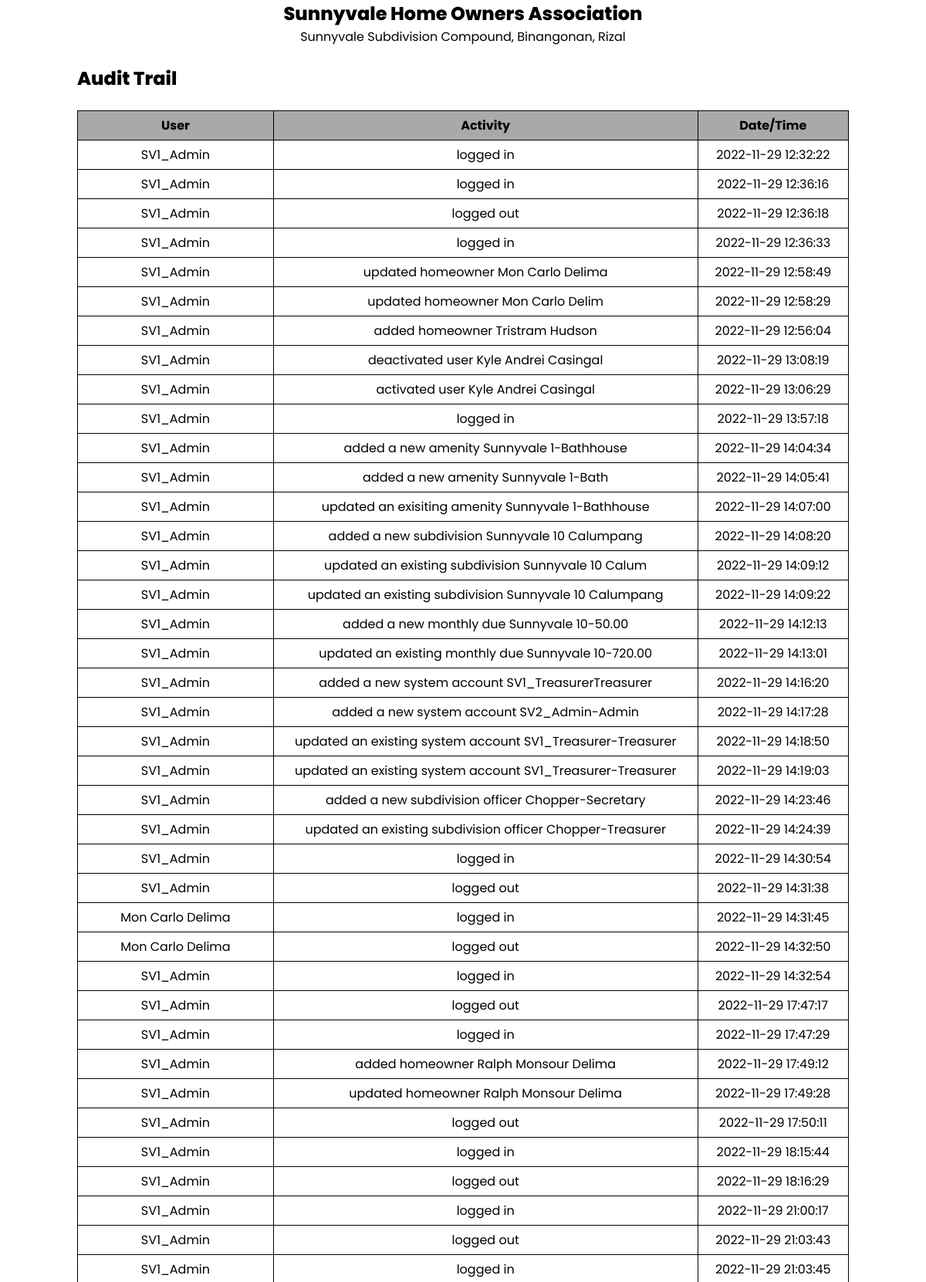
Screenshot of /reports/reportAuditTrail.php (upper part) with the database file from the repository.
### tables this page shows
CREATE TABLE IF NOT EXISTS `audit_trail` (
  `audit_id` int(11) NOT NULL AUTO_INCREMENT,
  `user` varchar(50) NOT NULL,
  `action` varchar(255) NOT NULL,
  `datetime` datetime NOT NULL,
  PRIMARY KEY (`audit_id`)
);

### reports/reportAuditTrail.php (the view, shortened to what this page needs)
<?php
    $con = new mysqli('localhost', 'root', '', 'sunnyvale') or die(mysqli_error($con));
    $result = $con->query("SELECT * FROM audit_trail");
?>
<!DOCTYPE html>
<html lang="en">
<head>
</head>
<body onload="print();" onafterprint="close();">
    <div class="reportPage">
    <div class="head">
        <label class="reportHeader">Sunnyvale Home Owners Association</label>
        <label class="reportSubtext">Sunnyvale Subdivision Compound, Binangonan, Rizal</label>
    </div>
    <div class="reportContainer">
        <label class="tblTitle">Audit Trail</label>
        <table class="tblReportData">
            <thead>
                <th>User</th>
                <th>Activity</th>
                <th>Date/Time</th>
            </thead>
            <?php while ($row = $result->fetch_assoc()) : ?>
            <tr>
                <td><?php echo $row['user']; ?></td>
                <td><?php echo $row['action']; ?></td>
                <td><?php echo $row['datetime']; ?></td>
            </tr>
            <?php endwhile; ?>
        </table>
    </div>
    </div>
</body>
</html>

### reports/reportAuditTrail.php (style rules this page uses)
body { font-family: 'Poppins', sans-serif; margin: 0; display: flex; justify-content: center; }
.reportPage { width: 1000px; }
.head { padding-bottom: 2vw; display: flex; flex-direction: column; align-items: center; }
.reportHeader { font-weight: 800; font-size: 1.5em; }
.reportSubtext { font-size: 1em; }
.reportContainer { height: 800px; }
.tblTitle { font-size: 1.5em; font-weight: 800; }
.tblReportData { margin-top: 2vw; width: 100%; border-collapse: collapse; }
.tblReportData thead { background-color: darkgray; padding: 0; margin: 0; }
.tblReportData th, .tblReportData td { border: 1px solid black; padding: 0.5vw; text-align: center; }

### rows the page displays
audit_trail: user "SV1_Admin", action "logged in", datetime "2022-11-29 12:32:22"
audit_trail: user "SV1_Admin", action "logged in", datetime "2022-11-29 12:36:16"
audit_trail: user "SV1_Admin", action "logged out", datetime "2022-11-29 12:36:18"
audit_trail: user "SV1_Admin", action "logged in", datetime "2022-11-29 12:36:33"
audit_trail: user "SV1_Admin", action "updated homeowner Mon Carlo Delima", datetime "2022-11-29 12:58:49"
audit_trail: user "SV1_Admin", action "updated homeowner Mon Carlo Delim", datetime "2022-11-29 12:58:29"
audit_trail: user "SV1_Admin", action "added homeowner Tristram Hudson", datetime "2022-11-29 12:56:04"
audit_trail: user "SV1_Admin", action "deactivated user Kyle Andrei Casingal", datetime "2022-11-29 13:08:19"
audit_trail: user "SV1_Admin", action "activated user Kyle Andrei Casingal", datetime "2022-11-29 13:06:29"
audit_trail: user "SV1_Admin", action "logged in", datetime "2022-11-29 13:57:18"
audit_trail: user "SV1_Admin", action "added a new amenity Sunnyvale 1-Bathhouse", datetime "2022-11-29 14:04:34"
audit_trail: user "SV1_Admin", action "added a new amenity Sunnyvale 1-Bath", datetime "2022-11-29 14:05:41"
audit_trail: user "SV1_Admin", action "updated an exisiting amenity Sunnyvale 1-Bathhouse", datetime "2022-11-29 14:07:00"
audit_trail: user "SV1_Admin", action "added a new subdivision Sunnyvale 10 Calumpang", datetime "2022-11-29 14:08:20"
audit_trail: user "SV1_Admin", action "updated an existing subdivision Sunnyvale 10 Calum", datetime "2022-11-29 14:09:12"
audit_trail: user "SV1_Admin", action "updated an existing subdivision Sunnyvale 10 Calumpang", datetime "2022-11-29 14:09:22"
audit_trail: user "SV1_Admin", action "added a new monthly due Sunnyvale 10-50.00", datetime "2022-11-29 14:12:13"
audit_trail: user "SV1_Admin", action "updated an existing monthly due Sunnyvale 10-720.00", datetime "2022-11-29 14:13:01"
audit_trail: user "SV1_Admin", action "added a new system account SV1_TreasurerTreasurer", datetime "2022-11-29 14:16:20"
audit_trail: user "SV1_Admin", action "added a new system account SV2_Admin-Admin", datetime "2022-11-29 14:17:28"
audit_trail: user "SV1_Admin", action "updated an existing system account SV1_Treasurer-Treasurer", datetime "2022-11-29 14:18:50"
audit_trail: user "SV1_Admin", action "updated an existing system account SV1_Treasurer-Treasurer", datetime "2022-11-29 14:19:03"
audit_trail: user "SV1_Admin", action "added a new subdivision officer Chopper-Secretary", datetime "2022-11-29 14:23:46"
audit_trail: user "SV1_Admin", action "updated an existing subdivision officer Chopper-Treasurer", datetime "2022-11-29 14:24:39"
audit_trail: user "SV1_Admin", action "logged in", datetime "2022-11-29 14:30:54"
audit_trail: user "SV1_Admin", action "logged out", datetime "2022-11-29 14:31:38"
audit_trail: user "Mon Carlo Delima", action "logged in", datetime "2022-11-29 14:31:45"
audit_trail: user "Mon Carlo Delima", action "logged out", datetime "2022-11-29 14:32:50"
audit_trail: user "SV1_Admin", action "logged in", datetime "2022-11-29 14:32:54"
audit_trail: user "SV1_Admin", action "logged out", datetime "2022-11-29 17:47:17"
audit_trail: user "SV1_Admin", action "logged in", datetime "2022-11-29 17:47:29"
audit_trail: user "SV1_Admin", action "added homeowner Ralph Monsour Delima", datetime "2022-11-29 17:49:12"
audit_trail: user "SV1_Admin", action "updated homeowner Ralph Monsour Delima", datetime "2022-11-29 17:49:28"
audit_trail: user "SV1_Admin", action "logged out", datetime "2022-11-29 17:50:11"
audit_trail: user "SV1_Admin", action "logged in", datetime "2022-11-29 18:15:44"
audit_trail: user "SV1_Admin", action "logged out", datetime "2022-11-29 18:16:29"
audit_trail: user "SV1_Admin", action "logged in", datetime "2022-11-29 21:00:17"
audit_trail: user "SV1_Admin", action "logged out", datetime "2022-11-29 21:03:43"
audit_trail: user "SV1_Admin", action "logged in", datetime "2022-11-29 21:03:45"
